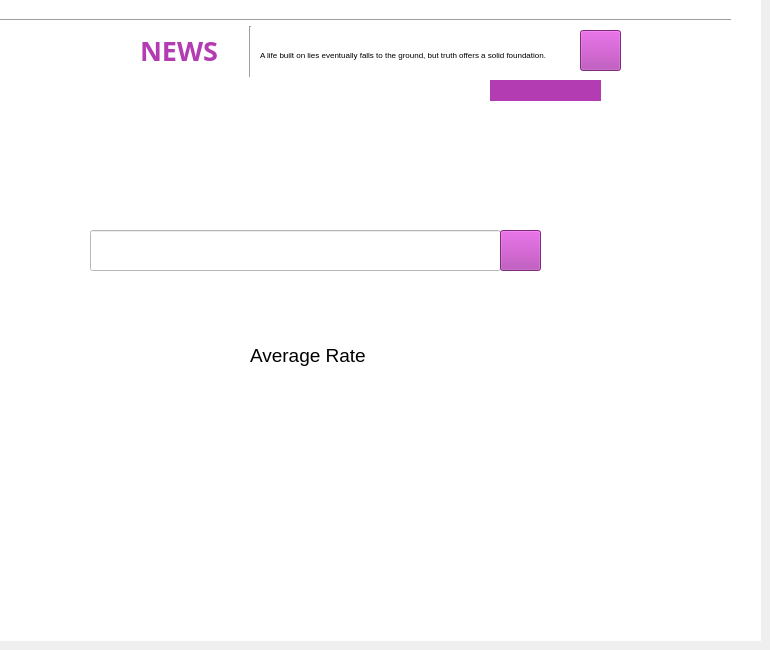
    <widget class="QWidget" name="page_9">
     <widget class="QLabel" name="label_66">
      <property name="geometry">
       <rect>
        <x>0</x>
        <y>0</y>
        <width>761</width>
        <height>641</height>
       </rect>
      </property>
      <property name="styleSheet">
       <string notr="true">background-color: rgb(255, 255, 255);</string>
      </property>
      <property name="text">
       <string/>
      </property>
     </widget>
     <widget class="Line" name="line_17">
      <property name="geometry">
       <rect>
        <x>-30</x>
        <y>10</y>
        <width>761</width>
        <height>21</height>
       </rect>
      </property>
      <property name="orientation">
       <enum>Qt::Orientation::Horizontal</enum>
      </property>
     </widget>
     <widget class="QLabel" name="label_67">
      <property name="geometry">
       <rect>
        <x>10</x>
        <y>30</y>
        <width>121</width>
        <height>41</height>
       </rect>
      </property>
      <property name="font">
       <font>
        <family>Rockwell Extra Bold</family>
        <pointsize>20</pointsize>
        <bold>true</bold>
       </font>
      </property>
      <property name="styleSheet">
       <string notr="true">color: rgb(255, 255, 255);</string>
      </property>
      <property name="text">
       <string>WORLD</string>
      </property>
     </widget>
     <widget class="QLabel" name="label_68">
      <property name="geometry">
       <rect>
        <x>140</x>
        <y>30</y>
        <width>91</width>
        <height>41</height>
       </rect>
      </property>
      <property name="font">
       <font>
        <family>Rockwell Extra Bold</family>
        <pointsize>20</pointsize>
        <bold>true</bold>
       </font>
      </property>
      <property name="styleSheet">
       <string notr="true">color: rgb(179, 60, 179);</string>
      </property>
      <property name="text">
       <string>NEWS</string>
      </property>
     </widget>
     <widget class="Line" name="line_18">
      <property name="geometry">
       <rect>
        <x>240</x>
        <y>26</y>
        <width>21</width>
        <height>51</height>
       </rect>
      </property>
      <property name="orientation">
       <enum>Qt::Orientation::Vertical</enum>
      </property>
     </widget>
     <widget class="QLabel" name="label_69">
      <property name="geometry">
       <rect>
        <x>260</x>
        <y>45</y>
        <width>321</width>
        <height>20</height>
       </rect>
      </property>
      <property name="font">
       <font>
        <pointsize>6</pointsize>
       </font>
      </property>
      <property name="text">
       <string>A life built on lies eventually falls to the ground, but truth offers a solid foundation.</string>
      </property>
     </widget>
     <widget class="QPushButton" name="homepage_5">
      <property name="geometry">
       <rect>
        <x>580</x>
        <y>30</y>
        <width>41</width>
        <height>41</height>
       </rect>
      </property>
      <property name="styleSheet">
       <string notr="true">background-color: rgb(179, 60, 179);</string>
      </property>
      <property name="text">
       <string/>
      </property>
     </widget>
     <widget class="QLabel" name="label_70">
      <property name="geometry">
       <rect>
        <x>-10</x>
        <y>80</y>
        <width>501</width>
        <height>21</height>
       </rect>
      </property>
      <property name="styleSheet">
       <string notr="true">background-color: rgb(255, 255, 255);</string>
      </property>
      <property name="text">
       <string/>
      </property>
     </widget>
     <widget class="QLabel" name="label_71">
      <property name="geometry">
       <rect>
        <x>490</x>
        <y>80</y>
        <width>111</width>
        <height>21</height>
       </rect>
      </property>
      <property name="styleSheet">
       <string notr="true">background-color: rgb(179, 60, 179);</string>
      </property>
      <property name="text">
       <string/>
      </property>
     </widget>
     <widget class="QLineEdit" name="search_average">
      <property name="geometry">
       <rect>
        <x>90</x>
        <y>230</y>
        <width>411</width>
        <height>41</height>
       </rect>
      </property>
      <property name="font">
       <font>
        <family>Sans Serif Collection</family>
        <pointsize>11</pointsize>
        <bold>false</bold>
       </font>
      </property>
      <property name="cursor">
       <cursorShape>IBeamCursor</cursorShape>
      </property>
      <property name="mouseTracking">
       <bool>true</bool>
      </property>
      <property name="styleSheet">
       <string notr="true">background-color: rgb(255, 255, 255);
color: rgb(94, 94, 94);

</string>
      </property>
      <property name="text">
       <string/>
      </property>
      <property name="echoMode">
       <enum>QLineEdit::EchoMode::Normal</enum>
      </property>
     </widget>
     <widget class="QPushButton" name="search_4">
      <property name="geometry">
       <rect>
        <x>500</x>
        <y>230</y>
        <width>41</width>
        <height>41</height>
       </rect>
      </property>
      <property name="styleSheet">
       <string notr="true">background-color: rgb(179, 60, 179);</string>
      </property>
      <property name="text">
       <string/>
      </property>
     </widget>
     <widget class="QLabel" name="label_65">
      <property name="geometry">
       <rect>
        <x>250</x>
        <y>340</y>
        <width>121</width>
        <height>31</height>
       </rect>
      </property>
      <property name="font">
       <font>
        <pointsize>14</pointsize>
       </font>
      </property>
      <property name="text">
       <string>Average Rate</string>
      </property>
     </widget>
     <widget class="QLabel" name="ave_label">
      <property name="geometry">
       <rect>
        <x>240</x>
        <y>380</y>
        <width>141</width>
        <height>41</height>
       </rect>
      </property>
      <property name="styleSheet">
       <string notr="true">color: rgb(0, 0, 0);
background-color: rgb(255, 255, 255);</string>
      </property>
      <property name="text">
       <string/>
      </property>
     </widget>
    </widget>
